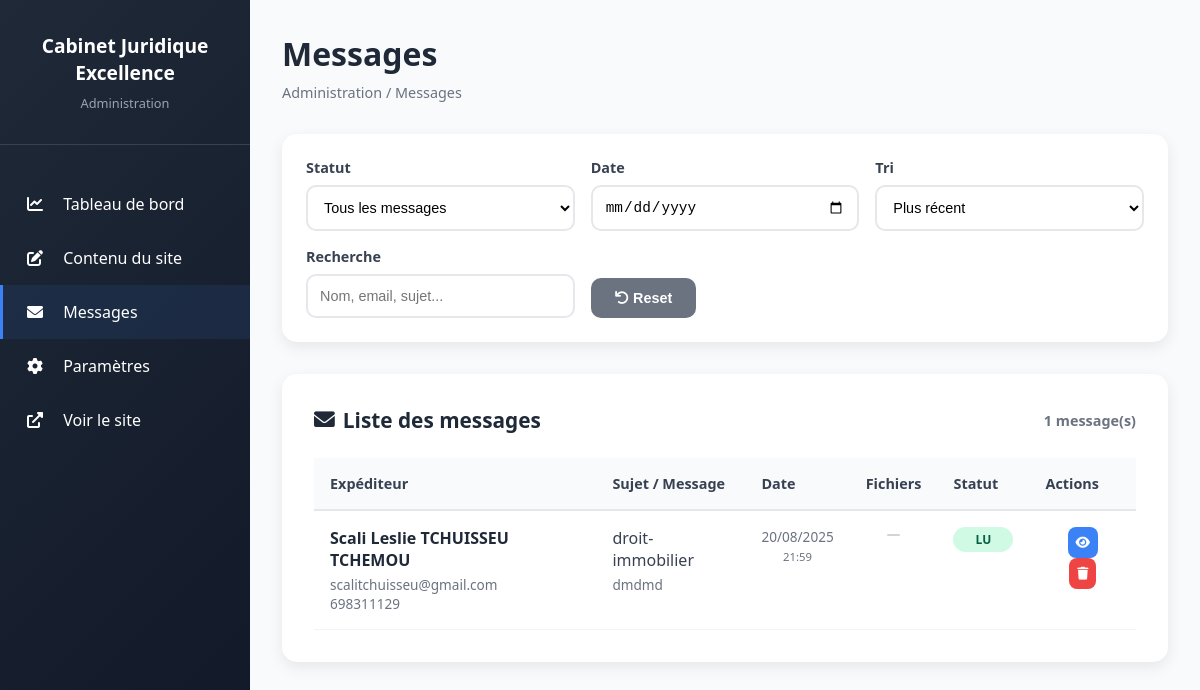
The app's page /admin/contacts (signed in), older data.
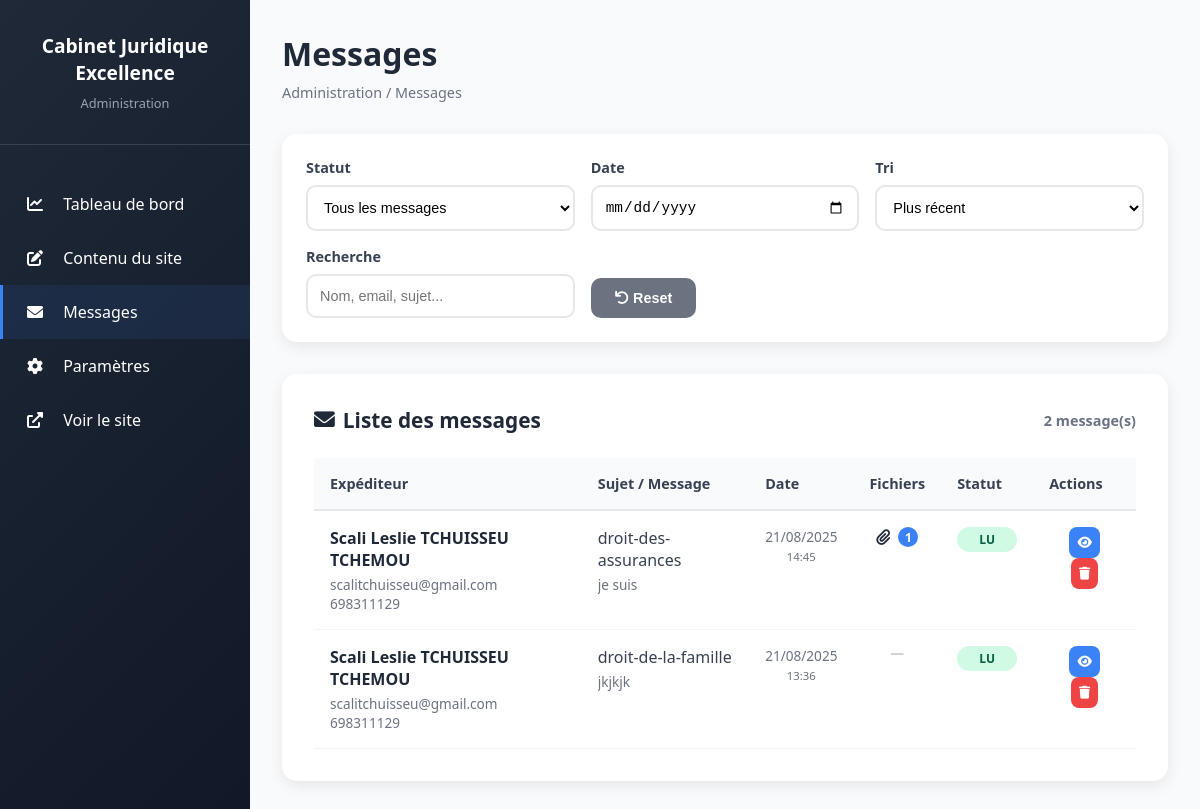
The same page, newer data.
### tables this page shows
CREATE TABLE contacts (
                    id INTEGER PRIMARY KEY AUTOINCREMENT,
                    name VARCHAR(255) NOT NULL,
                    email VARCHAR(255) NOT NULL,
                    phone VARCHAR(50),
                    subject VARCHAR(255),
                    message TEXT NOT NULL,
                    status VARCHAR(20) DEFAULT 'new',
                    created_at DATETIME DEFAULT CURRENT_TIMESTAMP,
                    updated_at DATETIME DEFAULT CURRENT_TIMESTAMP
                );

### controllers/AdminController.php (called while the page is built, shortened)
<?php
require_once 'includes/Database.php';
class AdminController {
    private $db;
    public function __construct() {
        $database = new Database();
        $this->db = $database->getConnection();
    }
    public function contacts() {
        try {
            $contacts = $this->db->query("
                SELECT * FROM contacts
                ORDER BY created_at DESC
            ")->fetchAll(PDO::FETCH_ASSOC);
        } catch (PDOException $e) {
            error_log("Database error in contacts: " . $e->getMessage());
            $error = 'Erreur serveur lors du chargement des contacts.';
            include 'views/admin/error.php';
            return;
        }
        include 'views/admin/contacts.php';
    }
}
?>

### index.php (called while the page is built, shortened)
<?php
require_once 'includes/Database.php';
$database = new Database();
$db = $database->getConnection();
$router = new Router();
$router->add('/', 'controllers/HomeController.php', 'index');
$router->add('/admin', 'controllers/AdminController.php', 'login');
$router->add('/admin/dashboard', 'controllers/AdminController.php', 'dashboard');
$router->add('/admin/content', 'controllers/AdminController.php', 'content');
$router->add('/admin/contacts', 'controllers/AdminController.php', 'contacts');
$router->add('/admin/message', 'controllers/AdminController.php', 'messageDetail');
$router->add('/admin/settings', 'controllers/AdminController.php', 'settings');
$router->add('/admin/logout', 'controllers/AdminController.php', 'logout');
$router->add('/contact', 'controllers/ContactController.php', 'submit');
$url = $_SERVER['REQUEST_URI'];
$url = strtok($url, '?');
$router->route($url);
?>

### includes/Database.php (called while the page is built, shortened)
<?php
class Database {
    private $connection = null;
    public function getConnection() {
        if ($this->connection === null) {
            try {
                $dbDir = dirname(DB_NAME);
                $this->connection = new PDO('sqlite:' . DB_NAME);
                $this->connection->setAttribute(PDO::ATTR_ERRMODE, PDO::ERRMODE_EXCEPTION);
                $this->connection->setAttribute(PDO::ATTR_DEFAULT_FETCH_MODE, PDO::FETCH_ASSOC);
                $this->connection->exec('PRAGMA foreign_keys = ON;');
                $this->connection->exec('PRAGMA journal_mode = WAL;');
                $this->connection->exec('PRAGMA synchronous = NORMAL;');
                $this->connection->exec('PRAGMA cache_size = 10000;');
                $this->connection->exec('PRAGMA temp_store = MEMORY;');
                $this->initializeTables();
            } catch (Exception $e) {
                error_log('Database Connection Error: ' . $e->getMessage());
                throw new Exception('Database connection failed: ' . $e->getMessage());
            }
        }
        return $this->connection;
    }
    private function initializeTables() {
        try {
            $this->connection->beginTransaction();
            foreach ($tables as $sql) {
                $this->connection->exec($sql);
            }
            $columns = $this->connection->query("PRAGMA table_info(news)")->fetchAll(PDO::FETCH_ASSOC);
            foreach ($columns as $column) {
                if ($column['name'] === 'order_position') {
                    $has_order_position = true;
                    break;
                }
            }
            $this->connection->commit();
        } catch (Exception $e) {
            $this->connection->rollBack();
            error_log('Error initializing tables: ' . $e->getMessage());
            throw $e;
        }
    }
    private function createIndexes() {
        $indexes = [
            "CREATE INDEX IF NOT EXISTS idx_contact_files_contact_id ON contact_files(contact_id)",
            "CREATE INDEX IF NOT EXISTS idx_contacts_status ON contacts(status)",
            "CREATE INDEX IF NOT EXISTS idx_contacts_created_at ON contacts(created_at)",
            "CREATE INDEX IF NOT EXISTS idx_contacts_email ON contacts(email)",
            "CREATE INDEX IF NOT EXISTS idx_site_content_section ON site_content(section)",
            "CREATE INDEX IF NOT EXISTS idx_services_active ON services(is_active, order_position)",
            "CREATE INDEX IF NOT EXISTS idx_team_members_active ON team_members(is_active, order_position)",
            "CREATE INDEX IF NOT EXISTS idx_news_active ON news(is_active, order_position)"
        ];
        foreach ($indexes as $index) {
            try {
                $this->connection->exec($index);
            } catch (PDOException $e) {
                error_log('Error creating index: ' . $e->getMessage());
                throw $e;
            }
        }
    }
}
?>

### views/admin/contacts.php (the view, shortened to what the rows shown need)
<!DOCTYPE html>
<html lang="fr">
<head>
    <link rel="stylesheet" href="https://cdnjs.cloudflare.com/ajax/libs/font-awesome/6.0.0/css/all.min.css">
</head>
<body>
    <div class="admin-layout">
        <aside class="sidebar">
            <div class="sidebar-header">
                <h2><?php echo defined('SITE_NAME') ? SITE_NAME : 'Cabinet Excellence'; ?></h2>
            </div>
        </aside>
        <main class="main-content">
            <div class="page-header">
                <h1>Messages</h1>
            </div>
            <div class="messages-section">
                <h2 class="section-title">
                    <i class="fas fa-envelope"></i>
                    Liste des messages
                    <span style="margin-left: auto; font-size: 0.9rem; color: #6b7280;" id="message-count">
                    </span>
                </h2>
                <?php if (empty($contacts)): ?>
                    <div class="empty-state">
                        <i class="fas fa-inbox"></i>
                        <h3>Aucun message</h3>
                        <p>Il n'y a pas de messages correspondant à vos critères.</p>
                    </div>
                <?php else: ?>
                    <div style="overflow-x: auto;">
                        <table class="messages-table" id="messages-table">
                            <thead>
                                <tr>
                                    <th>Expéditeur</th>
                                    <th>Sujet / Message</th>
                                    <th>Date</th>
                                    <th>Fichiers</th>
                                    <th>Statut</th>
                                    <th>Actions</th>
                                </tr>
                            </thead>
                            <tbody id="messages-tbody">
                                <?php foreach ($contacts as $contact): ?>
                                    <tr class="message-row"
                                        data-name="<?php echo htmlspecialchars(strtolower($contact['name'])); ?>"
                                        data-email="<?php echo htmlspecialchars(strtolower($contact['email'])); ?>"
                                        data-subject="<?php echo htmlspecialchars(strtolower($contact['subject'] ?? '')); ?>"
                                        data-message="<?php echo htmlspecialchars(strtolower($contact['message'])); ?>"
                                        data-date="<?php echo date('Y-m-d', strtotime($contact['created_at'])); ?>"
                                        data-status="<?php echo htmlspecialchars($contact['status']); ?>"
                                        data-timestamp="<?php echo strtotime($contact['created_at']); ?>">
                                        <td>
                                            <div class="message-name"><?php echo htmlspecialchars($contact['name']); ?></div>
                                            <div class="message-email"><?php echo htmlspecialchars($contact['email']); ?></div>
                                            <?php if (!empty($contact['phone'])): ?>
                                                <div class="message-email"><?php echo htmlspecialchars($contact['phone']); ?></div>
                                            <?php endif; ?>
                                        </td>
                                        <td>
                                            <div class="message-subject"><?php echo htmlspecialchars($contact['subject'] ?: 'Aucun sujet'); ?></div>
                                            <div class="message-preview"><?php echo htmlspecialchars(substr($contact['message'], 0, 100)) . (strlen($contact['message']) > 100 ? '...' : ''); ?></div>
                                        </td>
                                        <td class="message-date">
                                            <?php echo date('d/m/Y', strtotime($contact['created_at'])); ?><br>
                                            <small><?php echo date('H:i', strtotime($contact['created_at'])); ?></small>
                                        </td>
                                        <td>
                                            <div class="files-indicator">
                                                <?php
                                                $fileStmt = $this->db->prepare("SELECT COUNT(*) FROM contact_files WHERE contact_id = ?");
                                                $fileStmt->execute([$contact['id']]);
                                                $fileCount = $fileStmt->fetchColumn();
                                                ?>
                                                <?php if ($fileCount > 0): ?>
                                                    <i class="fas fa-paperclip"></i>
                                                    <span class="files-count"><?php echo $fileCount; ?></span>
                                                <?php else: ?>
                                                    <i class="fas fa-minus no-files"></i>
                                                <?php endif; ?>
                                            </div>
                                        </td>
                                        <td>
                                            <span class="status-badge <?php echo $contact['status'] === 'new' ? 'status-new' : 'status-read'; ?>">
                                                <?php echo $contact['status'] === 'new' ? 'Nouveau' : 'Lu'; ?>
                                            </span>
                                        </td>
                                        <td class="actions-cell">
                                            <button class="action-btn btn-view" onclick="event.stopPropagation(); viewMessage(<?php echo $contact['id']; ?>)" title="Voir">
                                                <i class="fas fa-eye"></i>
                                            </button>
                                            <button class="action-btn btn-delete" onclick="event.stopPropagation(); deleteMessage(<?php echo $contact['id']; ?>)" title="Supprimer">
                                                <i class="fas fa-trash"></i>
                                            </button>
                                        </td>
                                    </tr>
                                <?php endforeach; ?>
                            </tbody>
                        </table>
                    </div>
                <?php endif; ?>
            </div>
        </main>
    </div>
</body>
</html>

Row changes from the older to the newer data that the page shows:
added contacts: name "Scali Leslie TCHUISSEU TCHEMOU", email "scalitchuisseu@gmail.com", phone "698311129", subject "droit-des-assurances", message "je suis", created_at "21/08/2025", created_at "14:45", fileCount "1", status "LU"
changed contacts: subject "droit-immobilier" → "droit-de-la-famille"; message "dmdmd" → "jkjkjk"; created_at "20/08/2025" → "21/08/2025"; created_at "21:59" → "13:36"
Text that changed along with them:
text written by a page script: "1 message(s)" → "2 message(s)"
